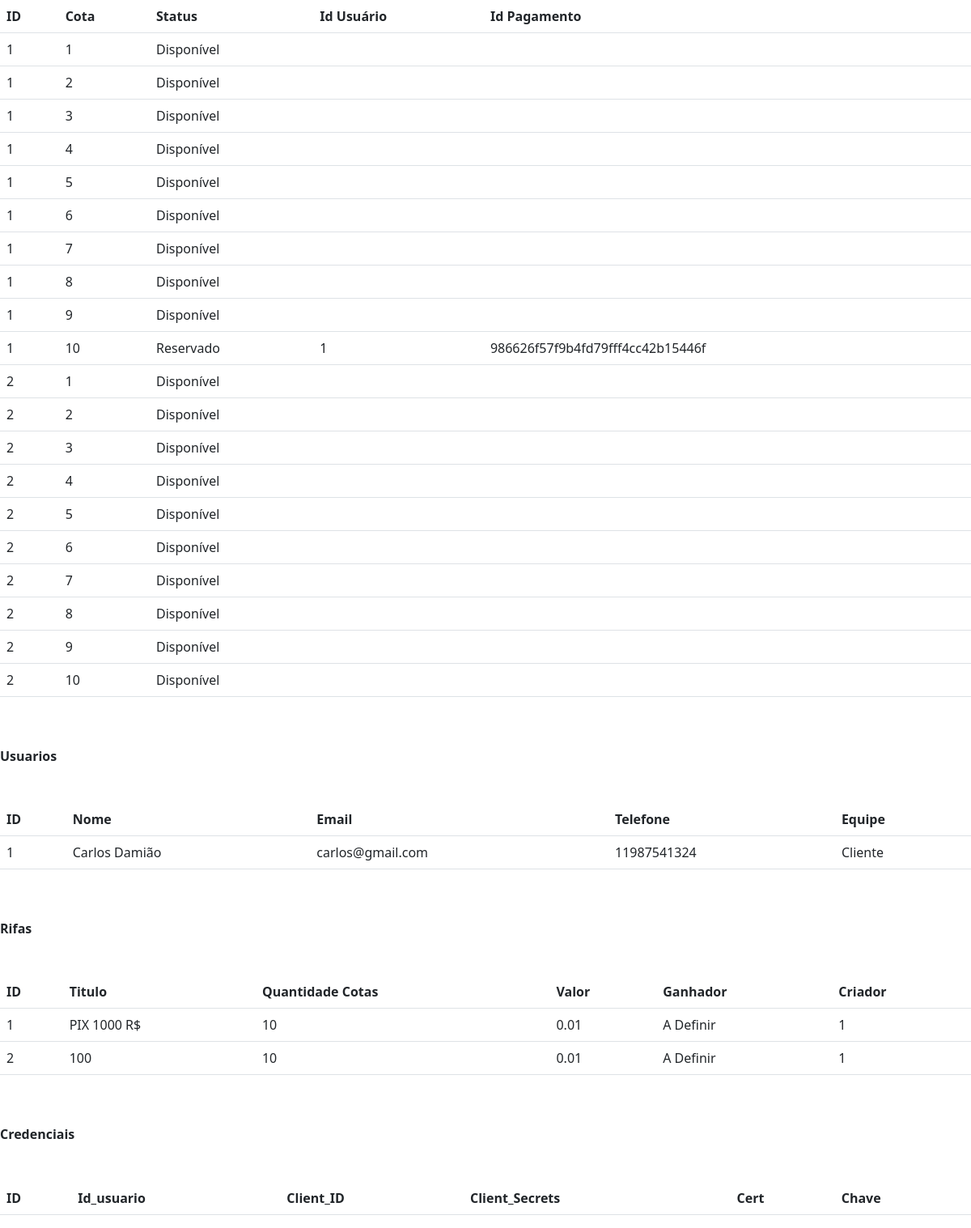
Page /carregar on the committed database.
### FlaskRifas/models.py (models this page shows)
class Numero(database.Model):
    id = database.Column(database.Integer, primary_key=True)
    id_rifa = database.Column(database.Integer, database.ForeignKey('rifa.id'), nullable=False)
    id_usuario = database.Column(database.Integer, database.ForeignKey('usuario.id'), default='')
    id_pagamento = database.Column(database.Integer, database.ForeignKey('pagamento.txid'), default='')
    cota = database.Column(database.Integer, nullable=False)
    valor = database.Column(database.String, nullable=False)
    status = database.Column(database.String, default='Disponível')
    data_compra = database.Column(database.DateTime, nullable=True)

class Usuario(database.Model, UserMixin):
    id = database.Column(database.Integer, primary_key=True)
    nome = database.Column(database.String, unique=True, nullable=False)
    email = database.Column(database.String, unique=True, nullable=False)
    telefone = database.Column(database.String, unique=True, nullable=False)
    equipe = database.Column(database.String, default='Cliente')
    data_criacao = database.Column(database.DateTime, nullable=False, default=datetime.utcnow())
    cotas = database.relationship('Numero', backref='usuario', lazy=True)
    pagamentos = database.relationship('Pagamento', backref='usuario', lazy=True)
    rifas = database.relationship('Rifa', backref='usuario', lazy=True)

class Rifa(database.Model):
    id = database.Column(database.Integer, primary_key=True)
    titulo = database.Column(database.String, nullable=False)
    descricao = database.Column(database.String, nullable=False)
    qnty_cotas = database.Column(database.Integer, nullable = False)
    valor = database.Column(database.String, nullable=False)
    sorteio = database.Column(database.String, nullable=False, default='A Definir')
    status = database.Column(database.String, nullable=False, default='Em Andamento')
    ganhador = database.Column(database.String, nullable=False, default='A Definir')
    imagem = database.Column(database.String, default='rifas/padrão.jpg')
    data_criacao = database.Column(database.DateTime, nullable=False, default=datetime.utcnow())
    criador = database.Column(database.Integer, database.ForeignKey('usuario.id'), nullable=False)
    cotas = database.relationship('Numero', backref='rifa', lazy=True)
    pagamentos = database.relationship('Pagamento', backref='rifa', lazy=True)

### FlaskRifas/routes.py (the view)
@app.route('/carregar')
def carregar():
    users = Usuario.query.all()
    numeros = Numero.query.all()
    rifas = Rifa.query.all()
    pagamentos = Pagamento.query.all()
    return render_template('Carregar.html', pag='carregar', users=users, numeros=numeros, rifas=rifas, pagamentos=pagamentos)

### FlaskRifas/templates/Carregar.html (shortened to what this page needs)
{% extends 'base.html' %}
{% block content %}
    <header>
        <table class="table">
            <tbody>
                <tr>
                    <th>
                        ID
                    </th>
                    <th>
                        Cota
                    </th>
                    <th>
                        Status
                    </th>
                    <th>
                        Id Usuário
                    </th>
                    <th>
                        Id Pagamento
                    </th>
                </tr>
                {% for i in numeros %}
                    <tr>
                        <td>
                            {{i.id_rifa}}
                        </td>
                        <td>
                            {{i.cota}}
                        </td>
                        <td>
                            {{i.status}}
                        </td>
                        <td>
                            {{i.id_usuario}}
                        </td>
                        <td>
                            {{i.id_pagamento}}
                        </td>
                    </tr>
                {% endfor %}
            </tbody>
        </table>
        <br><br>
        <h1 class="text-larger font-bold">Usuarios</h1>
        <br><br>
        <table class="table">
            <tbody>
                <tr>
                    <th>
                        ID
                    </th>
                    <th>
                        Nome
                    </th>
                    <th>
                        Email
                    </th>
                    <th>
                        Telefone
                    </th>
                    <th>
                        Equipe
                    </th>
                </tr>
                {% for i in users %}
                    <tr>
                        <td>
                            {{i.id}}
                        </td>
                        <td>
                            {{i.nome}}
                        </td>
                        <td>
                            {{i.email}}
                        </td>
                        <td>
                            {{i.telefone}}
                        </td>
                        <td>
                            {{i.equipe}}
                        </td>
                    </tr>
                {% endfor %}
            </tbody>
        </table>
        <br><br>
        <h1 class="text-larger font-bold">Rifas</h1>
        <br><br>
        <table class="table">
            <tbody>
                <tr>
                    <th>
                        ID
                    </th>
                    <th>
                        Titulo
                    </th>
                    <th>
                        Quantidade Cotas
                    </th>
                    <th>
                        Valor
                    </th>
                    <th>
                        Ganhador
                    </th>
                    <th>
                        Criador
                    </th>
                </tr>
                {% for i in rifas %}
                    <tr>
                        <td>
                            {{i.id}}
                        </td>
                        <td>
                            {{i.titulo}}
                        </td>
                        <td>
                            {{i.qnty_cotas}}
                        </td>
                        <td>
                            {{i.valor}}
                        </td>
                        <td>
                            {{i.ganhador}}
                        </td>
                        <td>
                            {{i.criador}}
                        </td>
                    </tr>
                {% endfor %}
            </tbody>
        </table>
        <br><br>
        <h1 class="text-larger font-bold">Credenciais</h1>
        <br><br>
        <table class="table">
            <tbody>
                <tr>
                    <th>
                        ID
                    </th>
                    <th>
                        Id_usuario
                    </th>
                    <th>
                        Client_ID
                    </th>
                    <th>
                        Client_Secrets
                    </th>
                    <th>
                        Cert
                    </th>
                    <th>
                        Chave
                    </th>
                </tr>
            </tbody>
        </table>
    </header>
{% endblock %}

### rows in the picture
Numero: id_rifa "1", cota "1", status "Disponível"
Numero: id_rifa "1", cota "2", status "Disponível"
Numero: id_rifa "1", cota "3", status "Disponível"
Numero: id_rifa "1", cota "4", status "Disponível"
Numero: id_rifa "1", cota "5", status "Disponível"
Numero: id_rifa "1", cota "6", status "Disponível"
Numero: id_rifa "1", cota "7", status "Disponível"
Numero: id_rifa "1", cota "8", status "Disponível"
Numero: id_rifa "1", cota "9", status "Disponível"
Numero: id_rifa "1", cota "10", status "Reservado", id_usuario "1", id_pagamento "986626f57f9b4fd79fff4cc42b15446f"
Numero: id_rifa "2", cota "1", status "Disponível"
Numero: id_rifa "2", cota "2", status "Disponível"
Numero: id_rifa "2", cota "3", status "Disponível"
Numero: id_rifa "2", cota "4", status "Disponível"
Numero: id_rifa "2", cota "5", status "Disponível"
Numero: id_rifa "2", cota "6", status "Disponível"
Numero: id_rifa "2", cota "7", status "Disponível"
Numero: id_rifa "2", cota "8", status "Disponível"
Numero: id_rifa "2", cota "9", status "Disponível"
Numero: id_rifa "2", cota "10", status "Disponível"
Usuario: id "1", nome "Carlos Damião", email "carlos@gmail.com", telefone "11987541324", equipe "Cliente"
Rifa: id "1", titulo "PIX 1000 R$", qnty_cotas "10", valor "0.01", ganhador "A Definir", criador "1"
Rifa: id "2", titulo "100", qnty_cotas "10", valor "0.01", ganhador "A Definir", criador "1"
